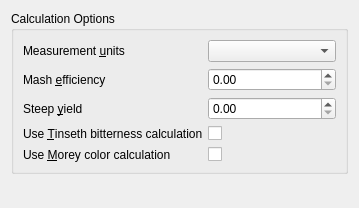
<?xml version="1.0" encoding="UTF-8"?>
<ui version="4.0">
 <class>CalcConfig</class>
 <widget class="QWidget" name="CalcConfig">
  <property name="geometry">
   <rect>
    <x>0</x>
    <y>0</y>
    <width>345</width>
    <height>208</height>
   </rect>
  </property>
  <property name="windowTitle">
   <string>Calc Configuration</string>
  </property>
  <layout class="QVBoxLayout">
   <item>
    <widget class="QGroupBox" name="calcbox">
     <property name="title">
      <string>Calculation Options</string>
     </property>
     <layout class="QFormLayout" name="formLayout">
      <item row="0" column="0">
       <widget class="QLabel" name="unitslabel">
        <property name="text">
         <string>Measurement &amp;units</string>
        </property>
        <property name="buddy">
         <cstring>units</cstring>
        </property>
       </widget>
      </item>
      <item row="0" column="1">
       <widget class="QComboBox" name="units">
        <property name="whatsThis">
         <string>&lt;p&gt;Select the units of measurement you wish to use. Your choices are &quot;&lt;b&gt;Metric&lt;/b&gt;&quot; and &quot;&lt;b&gt;US&lt;/b&gt;&quot;.&lt;/p&gt;</string>
        </property>
        <property name="duplicatesEnabled">
         <bool>false</bool>
        </property>
       </widget>
      </item>
      <item row="1" column="0">
       <widget class="QLabel" name="efficiencylabel">
        <property name="text">
         <string>Mash &amp;efficiency</string>
        </property>
        <property name="buddy">
         <cstring>efficiency</cstring>
        </property>
       </widget>
      </item>
      <item row="1" column="1">
       <widget class="QDoubleSpinBox" name="efficiency">
        <property name="whatsThis">
         <string>&lt;p&gt;Enter the mash efficiency for your brew house&lt;/p&gt;</string>
        </property>
        <property name="accelerated">
         <bool>true</bool>
        </property>
        <property name="maximum">
         <double>1.000000000000000</double>
        </property>
        <property name="singleStep">
         <double>0.010000000000000</double>
        </property>
       </widget>
      </item>
      <item row="2" column="0">
       <widget class="QLabel" name="steeplabel">
        <property name="text">
         <string>Steep &amp;yield</string>
        </property>
        <property name="buddy">
         <cstring>steepyield</cstring>
        </property>
       </widget>
      </item>
      <item row="2" column="1">
       <widget class="QDoubleSpinBox" name="steepyield">
        <property name="accelerated">
         <bool>true</bool>
        </property>
        <property name="maximum">
         <double>1.000000000000000</double>
        </property>
        <property name="singleStep">
         <double>0.010000000000000</double>
        </property>
       </widget>
      </item>
      <item row="6" column="1">
       <widget class="QCheckBox" name="morey">
        <property name="whatsThis">
         <string>&lt;p&gt;There are two color calculations that QBrew can use.  The default method uses the &lt;b&gt;Daniels&lt;/b&gt; formula. By selecting this check box, you can change the calculation to use the &lt;b&gt;Morey&lt;/b&gt; formula.&lt;/p&gt;</string>
        </property>
        <property name="shortcut">
         <string>Alt+M</string>
        </property>
       </widget>
      </item>
      <item row="6" column="0">
       <widget class="QLabel" name="moreylabel">
        <property name="text">
         <string>Use &amp;Morey color calculation</string>
        </property>
        <property name="buddy">
         <cstring>morey</cstring>
        </property>
       </widget>
      </item>
      <item row="4" column="0">
       <widget class="QLabel" name="tinsethlabel">
        <property name="text">
         <string>Use &amp;Tinseth bitterness calculation</string>
        </property>
        <property name="buddy">
         <cstring>tinseth</cstring>
        </property>
       </widget>
      </item>
      <item row="4" column="1">
       <widget class="QCheckBox" name="tinseth">
        <property name="whatsThis">
         <string>&lt;p&gt;There are two bitterness calculations that QBrew can use.  The default method is to use the &lt;b&gt;Rager&lt;/b&gt; formula. By selecting this check box, you can change the calculation to use the &lt;b&gt;Tinseth&lt;/b&gt; formula.&lt;/p&gt;</string>
        </property>
        <property name="shortcut">
         <string>Alt+T</string>
        </property>
       </widget>
      </item>
     </layout>
    </widget>
   </item>
   <item>
    <spacer>
     <property name="orientation">
      <enum>Qt::Vertical</enum>
     </property>
     <property name="sizeHint" stdset="0">
      <size>
       <width>337</width>
       <height>81</height>
      </size>
     </property>
    </spacer>
   </item>
  </layout>
 </widget>
 <tabstops>
  <tabstop>units</tabstop>
  <tabstop>efficiency</tabstop>
  <tabstop>steepyield</tabstop>
 </tabstops>
 <resources/>
 <connections/>
</ui>
